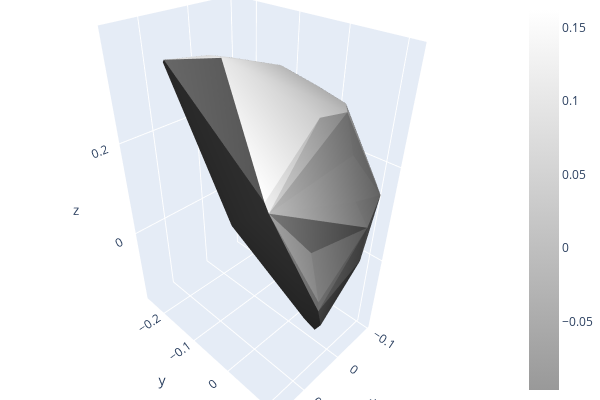

The notebook cell this image was saved under:
### Code cell
mesh, pt_map = o3d.geometry.TetraMesh.create_from_point_cloud(pcd)
mesh = o3d.geometry.TriangleMesh.create_from_point_cloud_alpha_shape(pcd, 1, mesh, pt_map)
mesh.compute_vertex_normals()
o3d.visualization.draw_plotly([mesh])
